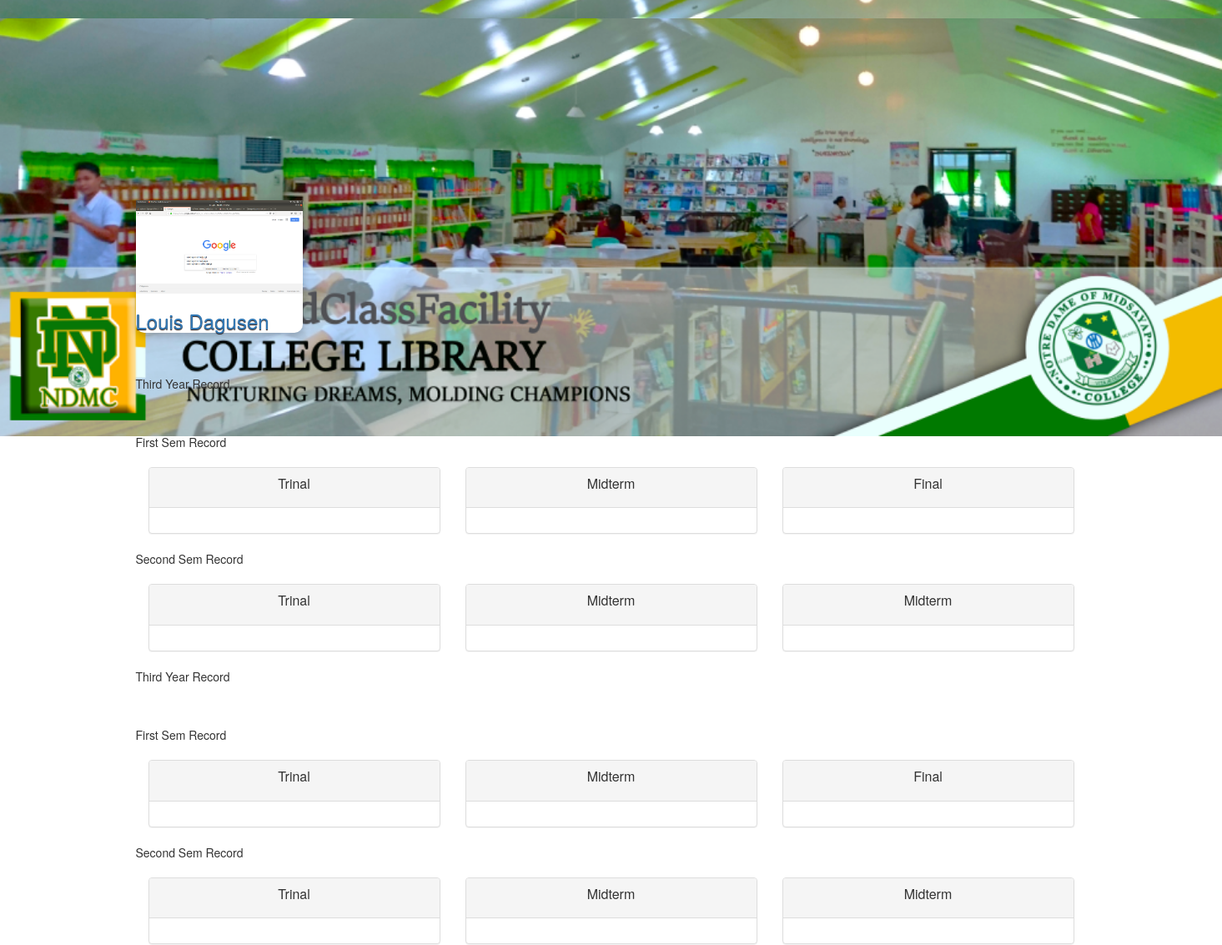
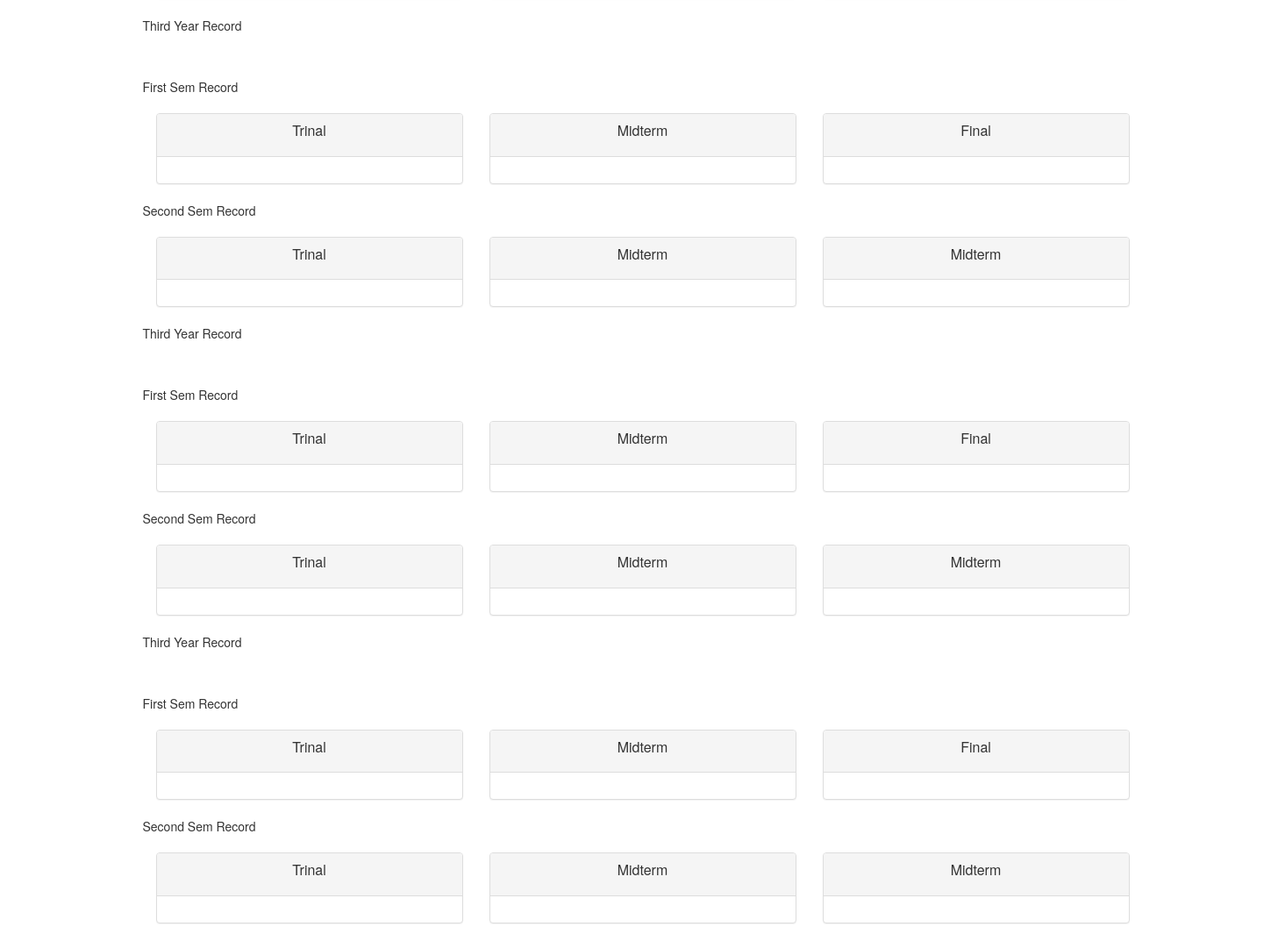
Page /grades/4rt/Dagusen/ on the committed database (2 pictures, top to bottom).
### myuser/models.py (models this page shows, shortened)
class MyUser(AbstractBaseUser):
    email = models.EmailField(
        verbose_name='email address',
        max_length=255,
        unique=True,
    )
    Student_profile =   models.ImageField(upload_to = 'static/media')
    last_name      =    models.CharField(max_length=100)
    first_name     =   models.CharField(max_length=100)
    MI             =   models.CharField(max_length=200)
    Gender = (
        ('Male', 'Male'),
        ('Female', 'Female'),
    )
    Sex             =   models.CharField(max_length=6, choices=Gender, blank=True, default=True)
    date_of_birth   =   models.DateField()
    Age             =   models.CharField(max_length=20)
    course          =   models.ForeignKey(Course,on_delete=models.SET_NULL, null=True)
    years = (
        ('1st', '1st'),
        ('2nd', '2nd'),
        ('3rd', '3rd'),
        ('4rth', '4rth'),
    )
    Year            = models.CharField(max_length=6, choices=years, blank=True, default=True)
    objects         = MyUserManager()
    is_active       = models.BooleanField(default=True)
    is_admin        = models.BooleanField(default=False)
    is_faculty      = models.BooleanField(default=False)
    is_student      = models.BooleanField(default=False)
    USERNAME_FIELD = 'email'
    REQUIRED_FIELDS = ['date_of_birth']

### grade/models.py (models this page shows, shortened)
class Grade(models.Model):
	user		 =      models.ForeignKey(User)
	First_year_Grade     =      models.BooleanField(default=False)
	Second_year_Grade		 = 		models.BooleanField(default=False)
	Third_year_Grade	 = 		models.BooleanField(default=False)
	Fourth_year_Grade    =      models.BooleanField(default=False)
	subject 	 =      models.ForeignKey(subject,on_delete=models.SET_NULL, null=True)
	professor 	 =      models.ForeignKey(professor,on_delete=models.SET_NULL, null=True)
	First_Sem	 = 		models.BooleanField(default=False)
	Second_Sem   =      models.BooleanField(default=False)
	quiz		 = 		models.IntegerField(null=True)
	performance	 =	    models.IntegerField(null=True)
	exam         =      models.IntegerField(null=True)
	trinal		 = 		models.BooleanField(default=False)
	midterm      =      models.BooleanField(default=False)
	Final        =      models.BooleanField(default=False)

### grade/views.py (the view)
# urls.py: url(r'^4rt/(?P<last_name>[\w-]+)/$', views.ProfileDetailView4.as_view(), name='detail4'),
class ProfileDetailView4(DetailView):
	template_name = 'Grade4.html'
	def get_object(self):
		last_name = self.kwargs.get("last_name")
		if last_name is None:
			raise Http404
		return get_object_or_404(User, last_name__iexact=last_name, is_active=True)
	def get_context_data(self, *args, **kwargs):
		context =super(ProfileDetailView4, self).get_context_data(*args, **kwargs)
		myuser = context['myuser']
		return context

### myuser/templates/Grade4.html (shortened to what this page needs)
{% extends "base.html" %}
{% block content %}
<!DOCTYPE html>
<html>
<head>
	{% load staticfiles %}
   <link rel="stylesheet" href="{% static 'css/bootstrap.min.css' %}">
   <link rel="stylesheet" href="{% static 'css/card.css' %}">
   <link rel="stylesheet" href="{% static 'css/image.css' %}">
</head>
<br></br>
<br></br>
<br></br>
<br></br>
<br></br>
<br></br>
<div class="card">
 	 		<p><img src="{{  myuser.MEDIA_URL }}{{myuser.Student_profile.url}}" width="200px"></p>
 			<h3><a href='{% url "myuser:edit" last_name=myuser.last_name %}'>{{  myuser.first_name }} {{ myuser.last_name }}</a></h3>
 		</div>
<br></br>
 {% include 'snippets/nav.html'%}
{% for grade in myuser.grade_set.all %}
    <p>Third Year Record</p>
    <br></br>
    <p>First Sem Record</p>
  <div class="panel-group" id="accordion">
     <div class="col-md-4" style="margin-bottom:20px">
    <div class="panel panel-default">
      <div class="panel-heading">
        <h4 class="panel-title">
          <a data-toggle="collapse" data-parent="#accordion" href="#collapse3" align="center" ><p allign="center">Trinal</p></a>
        </h4>
      </div>
      <div id="collapse" class="panel-collapse collapse in">
        <div class="panel-body">
			</div>
      </div>
  </div>
</div>
  <div class="panel-group" id="accordion">
  	 <div class="col-md-4" style="margin-bottom:20px">
    <div class="panel panel-default">
      <div class="panel-heading">
        <h4 class="panel-title">
          <a data-toggle="collapse" data-parent="#accordion" href="#collapse4" align="center" ><p allign="center">Midterm</p></a>
        </h4>
      </div>
      <div id="collapse4" class="panel-collapse collapse in">
        <div class="panel-body">
        </div>
      </div>
  </div>
    </div>
  </div>
  <div class="panel-group" id="accordion">
  	 <div class="col-md-4" style="margin-bottom:20px">
    <div class="panel panel-default">
      <div class="panel-heading">
        <h4 class="panel-title">
          <a data-toggle="collapse" data-parent="#accordion" href="#collapse5" align="center" ><p allign="center">Final</p></a>
        </h4>
      </div>
      <div id="collapse5" class="panel-collapse collapse in">
        <div class="panel-body">
        </div>
      </div>
  </div>
    </div>
</div>
  <p>Second Sem Record</p>
 <div class="panel-group" id="accordion">
     <div class="col-md-4" style="margin-bottom:20px">
    <div class="panel panel-default">
      <div class="panel-heading">
        <h4 class="panel-title">
          <a data-toggle="collapse" data-parent="#accordion" href="#collapse6" align="center" ><p allign="center">Trinal</p></a>
        </h4>
      </div>
      <div id="collapse6" class="panel-collapse collapse in">
        <div class="panel-body">
      </div>
      </div>
  </div>
</div>
 <div class="panel-group" id="accordion">
     <div class="col-md-4" style="margin-bottom:20px">
    <div class="panel panel-default">
      <div class="panel-heading">
        <h4 class="panel-title">
          <a data-toggle="collapse" data-parent="#accordion" href="#collapse7" align="center" ><p allign="center">Midterm</p></a>
        </h4>
      </div>
      <div id="collapse7" class="panel-collapse collapse in">
        <div class="panel-body">
      </div>
      </div>
  </div>
</div>
</div>
 <div class="panel-group" id="accordion">
     <div class="col-md-4" style="margin-bottom:20px">
    <div class="panel panel-default">
      <div class="panel-heading">
        <h4 class="panel-title">
          <a data-toggle="collapse" data-parent="#accordion" href="#collapse8" align="center" ><p allign="center">Midterm</p></a>
        </h4>
      </div>
      <div id="collapse8" class="panel-collapse collapse in">
        <div class="panel-body">
      </div>
      </div>
  </div>
</div>
</div>
</html>
</body>
     {% endfor %}
 {% endblock content %}

### templates/static/css/card.css (style rules this page uses)
.card { background-color: white; box-shadow: 0 4px 8px 0 rgba(0, 0, 0, 0.2); max-width: 200px; margin: left; transition: 0.3s; border-radius: 10px; text-shadow: 0 .05rem .1rem rgba(15, 2, 2, 0.92); }

### templates/static/css/image.css (style rules this page uses)
body, html { height: 100%; margin: 0; }
html, body { background-image: url(img/ndmc.png); height: 10%; background-position: center; background-repeat: no-repeat; background-size: cover; }

### rows in the picture
MyUser: Student_profile (picture), first_name "Louis", last_name "Dagusen"
